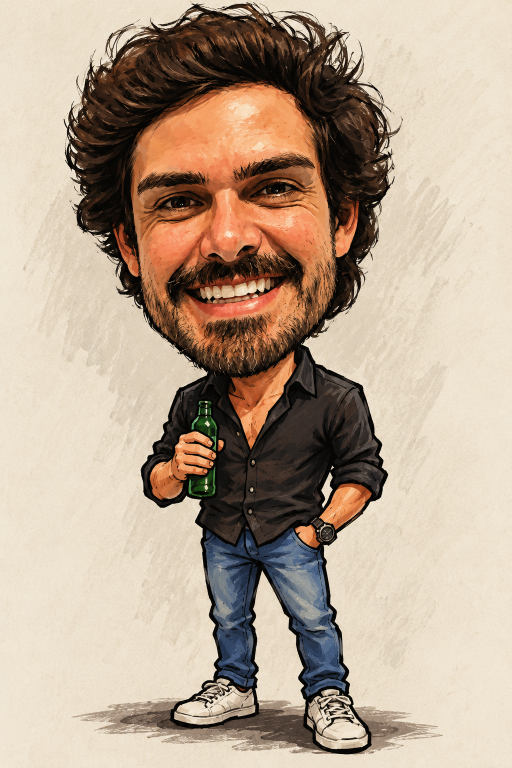
#> input picture noite-sem-fim/reference/kit_v1.0/01_personagem/personagem_conceito.png, 1024 x 1536 px (shown at 1/2 size)
$ python roupa_folha.py ../../../../noite-sem-fim/reference/kit_v1.0/01_personagem/personagem_conceito.png ../../../../noite-sem-fim/reference/kit_v1.0/01_personagem/personagem_conceito.png ../../../../noite-sem-fim/reference/kit_v1.0/01_personagem/personagem_conceito.png ../../../../noite-sem-fim/reference/kit_v1.0/01_personagem/personagem_conceito.png
#> lines starting #> are read from the running program, lines starting #| are printed output that depends on the picture; after the words box and inside, x2 and y2 are one past the last pixel; in counts of white or black regions, pixels touching at a corner belong together
#> in pecas_da_folha, a is the input picture: shape (1536, 1024, 3); mean R, G, B 183.5, 164.3, 145
### frontend/public/thelastdance/tools/folha_personagem.py
#!/usr/bin/env python3
"""Folha com as 4 vistas lado a lado (frente, lado direito, costas, lado esquerdo — a ordem que o ChatGPT entrega)
-> 4 PNGs no canvas do kit (1024x1536), sem fundo e encaixados no manequim (mesma altura e mesmo lugar dos pés).

Uso (a partir de frontend/public/thelastdance/):
    python -I tools/folha_personagem.py <folha.png> <id> [--ordem frente,lado_direito,costas,lado_esquerdo]
        [--roupa-branca]  (roupa branca/cinza clara: o tecido tem os tons do xadrez; não apaga pedaços dela)
        [--grade]   (folha 2x2: lidas por linha, da esquerda para a direita; padrão da ordem vira
                     frente,costas,lado_direito,lado_esquerdo)
-> kit_chatgpt/personagens/prontas/<id>/<vista>.png ; depois: python -I tools/personagem_kit.py <essa pasta> <id>

Fundo: o "xadrez de transparente" que o gerador pinta na imagem. Os dois tons dele são lidos nos cantos da folha;
pixel cinza neutro perto de um desses tons é fundo, inclusive as ilhas presas entre o cabelo e o pescoço.
"""
import sys
from pathlib import Path

import numpy as np
from PIL import Image
from scipy import ndimage as nd

sys.path.insert(0, str(Path(__file__).resolve().parent))
import roupa_ia as R  # noqa: E402

RAIZ = Path(__file__).resolve().parent.parent


def tons_do_xadrez(a):
    cantos = np.concatenate([a[:40, :40].reshape(-1, 3), a[:40, -40:].reshape(-1, 3),
                             a[-40:, :40].reshape(-1, 3), a[-40:, -40:].reshape(-1, 3)]).astype(int)
    lum = cantos.mean(1)
#> lum = 6400 values, max 231.7 at index 5384, min 206.7 at index 1713, mean 224.2
    if lum.max() - lum.min() < 20:  # fundo liso (branco), não xadrez
        return [round(lum.mean())]
    corte = (lum.min() + lum.max()) / 2
#> corte = 219.2
    return sorted({round(lum[lum < corte].mean()), round(lum[lum >= corte].mean())})


def fundo(a, roupa_branca=False):
    a = a.astype(int)
    tons = tons_do_xadrez(a)
#> tons = [217, 225]
    lum = a.mean(-1)
    spread = a.max(-1) - a.min(-1)
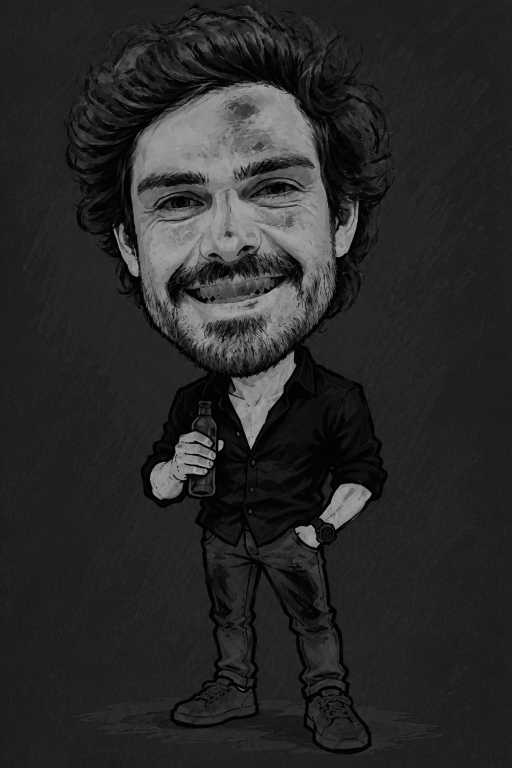
#> spread: shape (1536, 1024) int64 (shown at 1/2 size); min 0, max 174, mean 40.6
    if len(tons) == 1:
        return fundo_liso(a, lum, spread, tons), tons
    neutro = spread <= 7
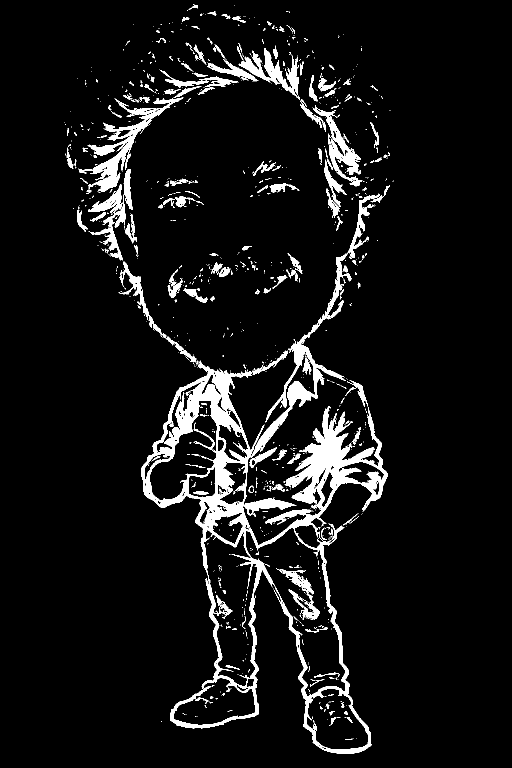
#> neutro: shape (1536, 1024) bool (shown at 1/2 size); 7.1% white; 994 white regions (822 under 20 px), largest, box (x1, y1, x2, y2) and area: (282, 387, 776, 1508) 64659, (157, 195, 367, 384) 6844, (176, 338, 265, 521) 3991
    perto = np.zeros(lum.shape, bool)
    for t in tons:
        perto |= np.abs(lum - t) <= 14
#> this loop made 2 passes
#> t on passes 1 to 2: 217, 225
#> pass 1, in fundo, `perto |= np.abs(lum - t) <= 14`:
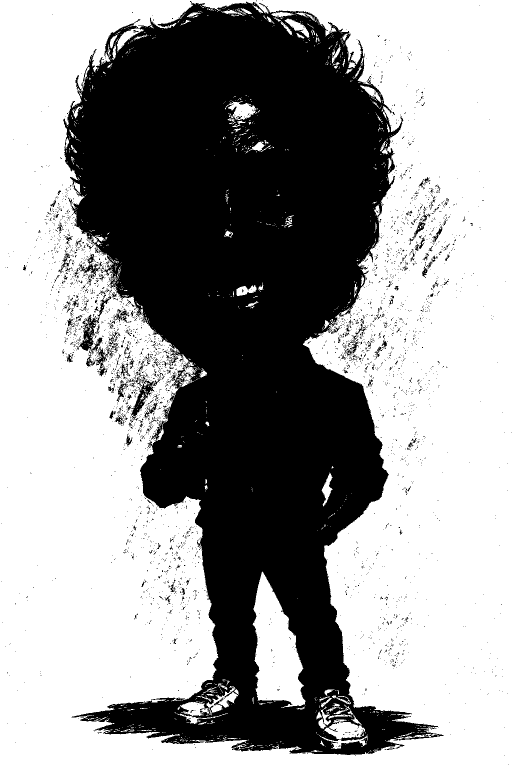
#> perto: shape (1536, 1024) bool (shown at 1/2 size); 60% white; 3921 black regions (3781 under 20 px), largest, box (x1, y1, x2, y2) and area: (126, 2, 887, 1510) 608428, (153, 590, 223, 709) 1678, (262, 759, 308, 840) 1089
    candidato = neutro & perto
#> candidato: shape (1536, 1024) bool; 0% white in thin lines or dots, all inside (x1, y1, x2, y2) = (610, 83, 702, 163)
    # riscos/manchas claras do "papel" ligados à borda também são fundo
    claro = (spread < 22) & (lum > min(tons) - 15)
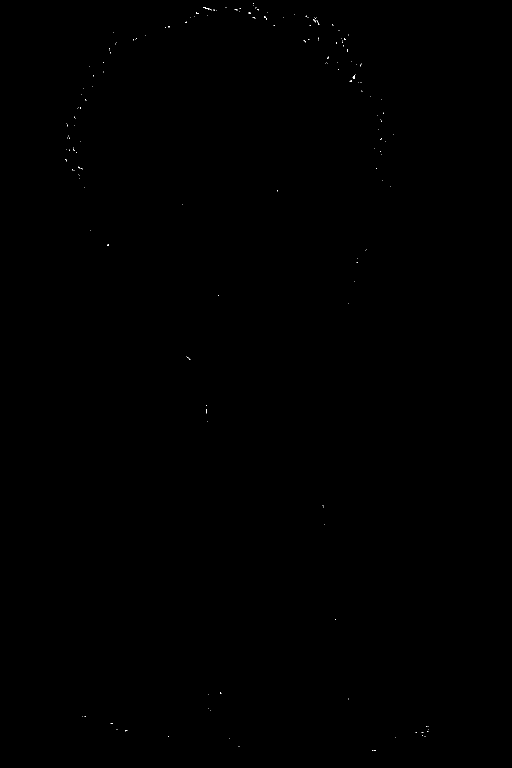
#> claro: shape (1536, 1024) bool (shown at 1/2 size); 0.03% white in thin lines or dots, all inside (x1, y1, x2, y2) = (131, 6, 858, 1502)
    rot, _ = nd.label(claro)
#> rot: shape (1536, 1024) int32; 203 distinct labels, from 0 to 202
    borda = set(np.unique(np.concatenate([rot[0], rot[-1], rot[:, 0], rot[:, -1]]))) - {0}
#> borda = 0 items
    f = np.isin(rot, list(borda))
#> f: shape (1536, 1024) bool; every value is 0
    # ilhas de xadrez presas no desenho (entre cabelo e pescoço): pixels do xadrez em grupos de 20+ px, desde que
    # na vizinhança (~2 casas) apareçam OS DOIS tons — uma regata branca com sombreado tem só um.
    # --roupa-branca: roupa branca com sombreado cinza (tem os mesmos tons do xadrez) -> critério bem mais rígido
    tol, janela, minimo = (8, 25, 0.22) if roupa_branca else (14, 31, 0.06)
    tomA = candidato & (np.abs(lum - tons[0]) <= tol)
    tomB = candidato & (np.abs(lum - tons[1]) <= tol)
    fa = nd.uniform_filter(tomA.astype(float), janela)
#> fa: shape (1536, 1024) float64; every value is 0
    fb = nd.uniform_filter(tomB.astype(float), janela)
#> fb: shape (1536, 1024) float64; values 0 (black) and 0.00104 (white), 0.12% white; 2 white regions, box (x1, y1, x2, y2) and area: (595, 68, 626, 99) 961, (686, 147, 717, 178) 961
    xadrez = (tomA | tomB) & (fa > minimo) & (fb > minimo)
    rot2, n2 = nd.label(xadrez)
#> rot2: shape (1536, 1024) int32; every value is 0
#> n2 = 0
    tam = nd.sum(xadrez, rot2, range(1, n2 + 1))
#> tam = empty array
    f |= np.isin(rot2, np.where(tam >= 20)[0] + 1)
    # fiapos: borda acinzentada (xadrez misturado com a ponta do cabelo) encostada no fundo vai embora, aos poucos
    lum_ok = (lum > min(tons) - 25) & (lum < max(tons) + 25)
#> lum_ok: shape (1536, 1024) bool; 62.1% white; 383 black regions (373 under 20 px), largest, box (x1, y1, x2, y2) and area: (127, 4, 885, 1509) 594213, (148, 371, 159, 386) 32, (353, 1396, 369, 1400) 31
    acinzentado = (spread < 28) & lum_ok
#> acinzentado: shape (1536, 1024) bool; 1.8% white in thin lines or dots
    acinzentado &= ~((a[..., 0] - a[..., 2] >= 6) & (lum > 175))  # claro e quente = tecido branco, não fundo
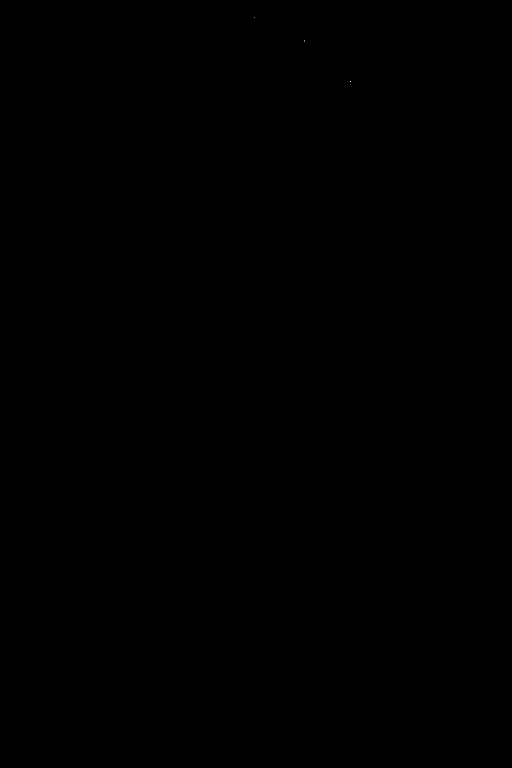
#> acinzentado: shape (1536, 1024) bool (shown at 1/2 size); 0% white in thin lines or dots, all inside (x1, y1, x2, y2) = (509, 35, 702, 163)
    acinzentado &= ~(lum > max(tons) - 3)  # branco limpo (regata, jaleco) encostado no fundo não é fiapo
    for _ in range(3):
        encosta = nd.binary_dilation(f) & ~f & acinzentado
        if not encosta.any():
            break
        f |= encosta
    return limpar_sobras(f), tons


# [19 lines left out: function fundo_liso, not called in this run]


def limpar_sobras(f):
    # pedacinhos soltos que sobraram no meio do fundo
    sobra, n3 = nd.label(~f)
#> sobra: shape (1536, 1024) int32; every value is 1
#> n3 = 1
    tam3 = nd.sum(~f, sobra, range(1, n3 + 1))
#> tam3 = [1572864]
    return f | np.isin(sobra, np.where(tam3 < 400)[0] + 1)


# [47 lines left out: function main, not called in this run]


# [3 lines that do not run on import are left out]

### frontend/public/thelastdance/tools/roupa_folha.py
#!/usr/bin/env python3
"""Roupa entregue como FOLHA DE PEÇAS SOLTAS (3 linhas x 4 colunas, fundo xadrez):
    linha 1 = tronco, linha 2 = quadril + coxas, linha 3 = canelas (em par na frente e nas costas);
    colunas = frente, costas, lado (virado para a direita), lado (virado para a esquerda).
Cada peça é encaixada (escala e posição) na peça do corpo correspondente do manequim, e sai no formato do kit de
molde, em DUAS roupas: a parte de cima (tronco) e a parte de baixo (pernas) — o guarda-roupa troca cada uma à parte.

Uso (a partir de frontend/public/thelastdance/):
    python -I tools/roupa_folha.py <folha.png> <pasta_saida> <id_base> [<kit da regata>]  (roupa sem manga:
        os braços saem do kit de uma regata, que já são pele)
        -> <pasta_saida>/<id_base>_cima/1_frente/roupa_tronco.png ... e <pasta_saida>/<id_base>_calca/...
    depois, na pasta frontend:
        node scripts/importar-roupa.mjs <pasta_saida>/<id_base>_cima --id <id_base>_cima --nome "..."
        node scripts/importar-roupa.mjs <pasta_saida>/<id_base>_calca --id <id_base>_calca --nome "..."
"""
import sys
from pathlib import Path

import numpy as np
from PIL import Image
from scipy import ndimage as nd

sys.path.insert(0, str(Path(__file__).resolve().parent))
from folha_personagem import fundo  # noqa: E402  (tira o xadrez de "transparente" que o gerador pinta)
from roupa_ia import PASTAS, mascaras, rig  # noqa: E402

COLUNAS = ["frente", "costas", "lado_direito", "lado_esquerdo"]  # 3º desenho = de perfil olhando para a direita


def pecas_da_folha(caminho):
    a = np.asarray(Image.open(caminho).convert("RGB"))
    f, _ = fundo(a)
    obj = nd.binary_opening(~f, iterations=2)
#> obj: shape (1536, 1024) bool; 100% white; black in thin lines or dots
    rot, n = nd.label(obj)
#> rot: shape (1536, 1024) int32; values 0 (black) and 1 (white), 100% white; black in thin lines or dots
#> n = 1
    tam = nd.sum(obj, rot, range(1, n + 1))
#> tam = [1572852]
    H, W = obj.shape
#> H = 1536; W = 1024
    rgba = np.dstack([a, np.where(obj, 255, 0).astype(np.uint8)])
    grade = {}
    caixas = nd.find_objects(rot)
#> caixas = 1 item
    for k in range(1, n + 1):
        if tam[k - 1] < 1500:
            continue
        sl = caixas[k - 1]
        cy = (sl[0].start + sl[0].stop) / 2 / H
        cx = (sl[1].start + sl[1].stop) / 2 / W
        linha = 0 if cy < 0.38 else 1 if cy < 0.63 else 2
        col = min(3, int(cx * 4))
        so = rgba[sl].copy()
        so[..., 3] = np.where(rot[sl] == k, so[..., 3], 0)
        # resto do xadrez grudado na borda (cinza claro, sem cor): some — a roupa em si é escura
        rgb = so[..., :3].astype(int)
        claro_sem_cor = (rgb.mean(-1) > 150) & ((rgb.max(-1) - rgb.min(-1)) < 35)
        borda = ~nd.binary_erosion(so[..., 3] > 0, iterations=8)
        so[..., 3] = np.where(claro_sem_cor & borda, 0, so[..., 3])
        # e a beirada de 2 px (mistura do contorno com o xadrez): o importador desenha o contorno de novo
        so[..., 3] = np.where(nd.binary_erosion(so[..., 3] > 0, iterations=2), so[..., 3], 0)
        grade.setdefault((linha, col), []).append((sl[1].start, Image.fromarray(so)))
#> this loop made 1 pass
#> (cy, cx, linha, col) on pass 1: (0.5, 0.5, 1, 2)
#> pass 1, in pecas_da_folha, `claro_sem_cor = (rgb.mean(-1) > 150) & ((rgb.max(-1) - rgb.min(-1)) < ..`:
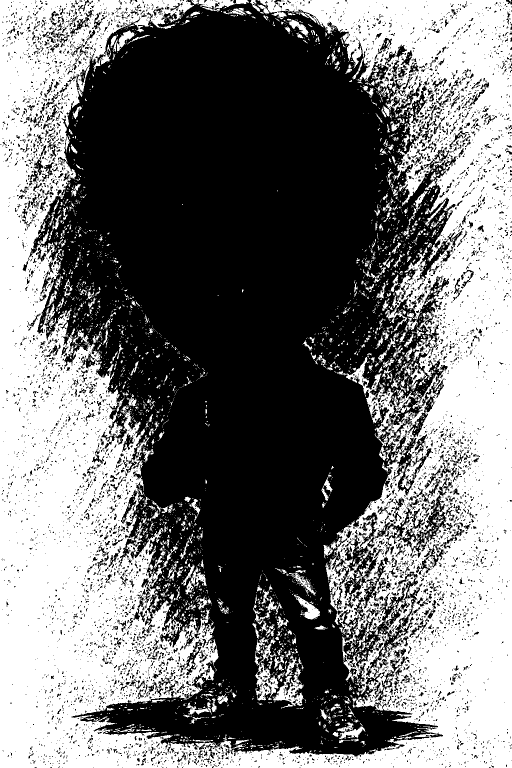
#> claro_sem_cor: shape (1536, 1024) bool (shown at 1/2 size); 45.1% white; 3527 white regions (3113 under 20 px), largest, box (x1, y1, x2, y2) and area: (0, 0, 1024, 1536) 660983, (545, 1335, 607, 1412) 1732, (510, 1325, 557, 1401) 1554
#> after the loop:
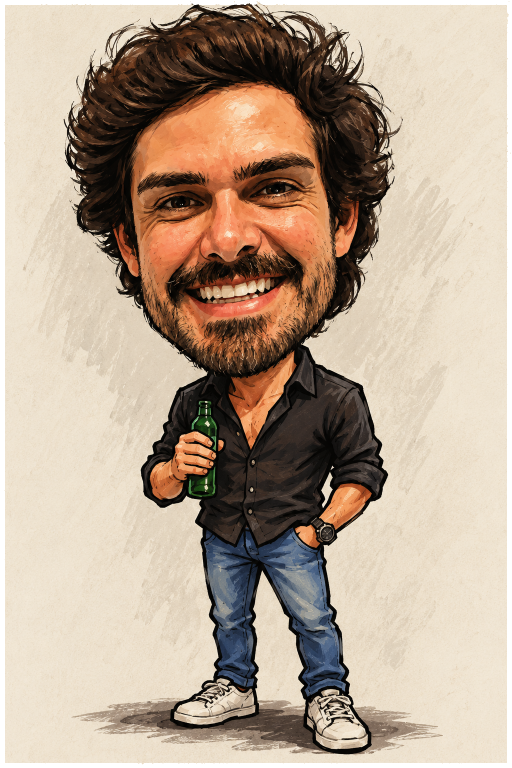
#> so: shape (1536, 1024, 4) (shown at 1/2 size); mean R, G, B, A 183.5, 164.3, 145, 246.8; transparent parts drawn white
#> after the loop, grade = 1 item
    out = {k: [im for _, im in sorted(v, key=lambda t: t[0])] for k, v in grade.items() if k[0] < 2}
#> out = 1 item
    # canelas: 6 peças em ordem da esquerda para a direita = par da frente, par de costas, lado esq., lado dir.
    canelas = [im for _, im in sorted((t for k, v in grade.items() if k[0] == 2 for t in v), key=lambda t: t[0])]
#> canelas = []
    if len(canelas) != 6:
#> (the run stopped early here; a loop or call above may not have finished)
